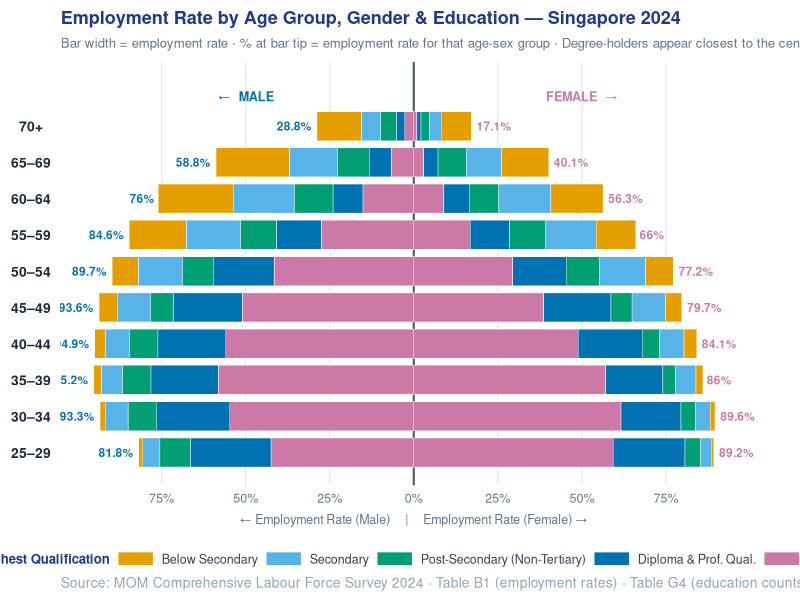
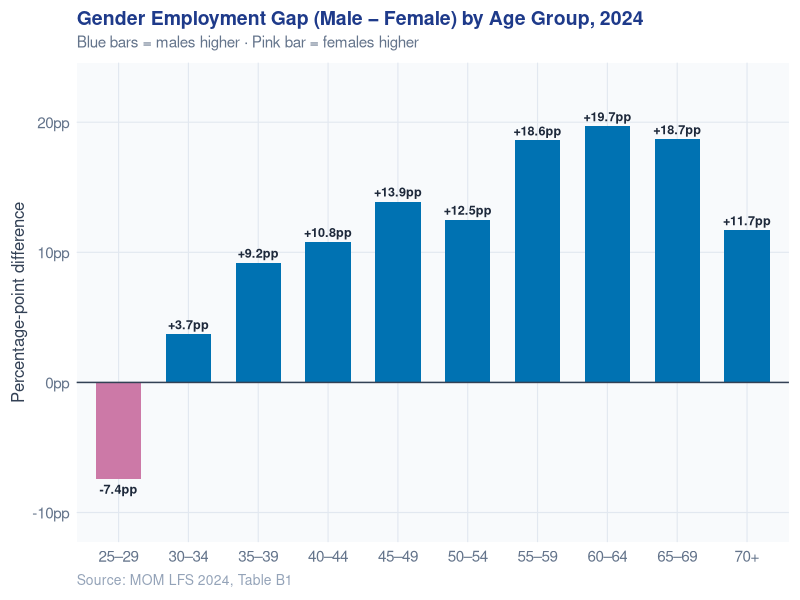
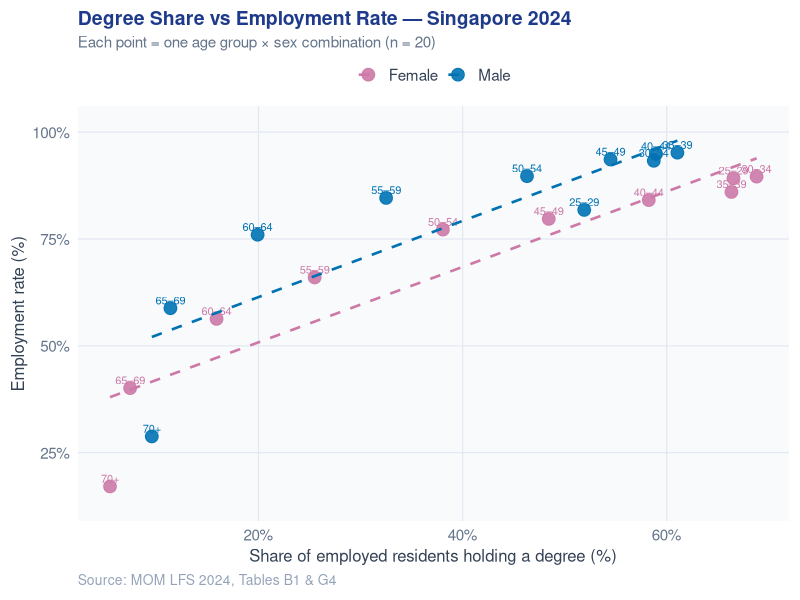

R code for these plots, in order:
## ---- chunk 1
#| label: setup
#| include: false

library(readxl)
library(dplyr)
library(tidyr)
library(ggplot2)
library(scales)
library(knitr)
library(kableExtra)

# ── Load raw data ──────────────────────────────────────────────────────────────
b1_raw <- read_excel(
  "data/LFR2024_SectionB_EmploymentRate.xlsx",
  sheet = "B1", skip = 6, col_names = FALSE
)
g4_raw <- read_excel(
  "data/LFR2024_SectionG_MedianAge_DemographicProfile.xlsx",
  sheet = "G4", skip = 6, col_names = FALSE
)

# ── Parse B1: Employment Rates ─────────────────────────────────────────────────
target_ages <- c("25 - 29","30 - 34","35 - 39","40 - 44",
                 "45 - 49","50 - 54","55 - 59","60 - 64","65 - 69","70 & Over")

parse_b1 <- function(raw) {
  colnames(raw) <- c("sex", "age", as.character(2014:2024))
  raw <- raw |> filter(!is.na(age))
  current_sex <- NA
  rows <- list()
  for (i in seq_len(nrow(raw))) {
    r <- raw[i, ]
    if (!is.na(r$sex) && r$sex %in% c("Total","Male","Female"))
      current_sex <- r$sex
    if (!is.na(r$age) && trimws(r$age) %in% target_ages) {
      rows[[length(rows) + 1]] <- data.frame(
        sex           = current_sex,
        age_group     = trimws(r$age),
        emp_rate_2024 = as.numeric(r[["2024"]]),
        stringsAsFactors = FALSE
      )
    }
  }
  bind_rows(rows)
}

age_recode <- c(
  "25 - 29" = "25–29", "30 - 34" = "30–34", "35 - 39" = "35–39",
  "40 - 44" = "40–44", "45 - 49" = "45–49", "50 - 54" = "50–54",
  "55 - 59" = "55–59", "60 - 64" = "60–64", "65 - 69" = "65–69",
  "70 & Over" = "70+"
)

emp_df <- parse_b1(b1_raw) |>
  filter(sex %in% c("Male","Female")) |>
  mutate(age_group = recode(age_group, !!!age_recode))

# ── Parse G4: Education Counts ─────────────────────────────────────────────────
parse_g4 <- function(raw) {
  colnames(raw) <- c("sex","age","total","below_sec","secondary",
                     "post_sec","diploma","degree")
  current_sex <- NA
  rows <- list()
  for (i in seq_len(nrow(raw))) {
    r <- raw[i, ]
    if (!is.na(r$sex) && r$sex %in% c("Total","Male","Female"))
      current_sex <- r$sex
    if (!is.na(r$age) && trimws(r$age) %in% target_ages) {
      rows[[length(rows) + 1]] <- data.frame(
        sex       = current_sex,
        age_group = trimws(r$age),
        below_sec = suppressWarnings(as.numeric(r$below_sec)),
        secondary = suppressWarnings(as.numeric(r$secondary)),
        post_sec  = suppressWarnings(as.numeric(r$post_sec)),
        diploma   = suppressWarnings(as.numeric(r$diploma)),
        degree    = suppressWarnings(as.numeric(r$degree)),
        stringsAsFactors = FALSE
      )
    }
  }
  bind_rows(rows)
}

edu_df <- parse_g4(g4_raw) |>
  filter(sex %in% c("Male","Female")) |>
  mutate(age_group = recode(age_group, !!!age_recode)) |>
  replace_na(list(below_sec=0, secondary=0, post_sec=0, diploma=0, degree=0))

# ── Build employment_data ──────────────────────────────────────────────────────
age_levels <- c("25–29","30–34","35–39","40–44","45–49",
                "50–54","55–59","60–64","65–69","70+")

edu_long <- edu_df |>
  mutate(edu_total = below_sec + secondary + post_sec + diploma + degree) |>
  mutate(
    `Below Secondary`               = below_sec / edu_total * 100,
    `Secondary`                     = secondary  / edu_total * 100,
    `Post-Secondary (Non-Tertiary)` = post_sec   / edu_total * 100,
    `Diploma & Prof. Qual.`         = diploma    / edu_total * 100,
    `Degree`                        = degree     / edu_total * 100
  ) |>
  select(sex, age_group, `Below Secondary`, Secondary,
         `Post-Secondary (Non-Tertiary)`, `Diploma & Prof. Qual.`, Degree)

employment_data <- emp_df |>
  left_join(edu_long, by = c("sex","age_group")) |>
  mutate(age_group = factor(age_group, levels = age_levels))

# ── Wong (2011) colour-blind safe palette ──────────────────────────────────────
wong <- c(
  "Below Secondary"               = "#E69F00",
  "Secondary"                     = "#56B4E9",
  "Post-Secondary (Non-Tertiary)" = "#009E73",
  "Diploma & Prof. Qual."         = "#0072B2",
  "Degree"                        = "#CC79A7"
)

# ── Shared ggplot light theme ──────────────────────────────────────────────────
light_theme <- function(base = 12) {
  theme_minimal(base_size = base) +
    theme(
      plot.background   = element_rect(fill = "white", colour = NA),
      panel.background  = element_rect(fill = "#f8fafc", colour = NA),
      legend.background = element_rect(fill = "white", colour = NA),
      legend.key        = element_rect(fill = "white", colour = NA),
      text              = element_text(colour = "#1e293b", family = "sans"),
      axis.text         = element_text(colour = "#64748b", size = base - 1),
      axis.title        = element_text(colour = "#334155", size = base),
      panel.grid.major  = element_line(colour = "#e2e8f0", linewidth = 0.4),
      panel.grid.minor  = element_blank(),
      legend.text       = element_text(size = base - 1, colour = "#334155"),
      plot.title        = element_text(colour = "#1e3a8a", size = base + 2,
                                       face = "bold", margin = margin(b = 4)),
      plot.subtitle     = element_text(colour = "#64748b", size = base - 1,
                                       margin = margin(b = 8)),
      plot.caption      = element_text(colour = "#94a3b8", size = base - 2,
                                       hjust = 0),
      plot.margin       = margin(8, 8, 8, 8)
    )
}
## ---- chunk 2
#| echo: false
tibble::tribble(
  ~Table, ~`Full name`, ~Unit, ~`What we use it for`,
  "B1",
  "Resident Employment Rate by Age and Sex, 2014–2024",
  "Per cent (%)",
  "Employment rate for each age band × sex — becomes the bar width in the butterfly chart",
  "G4",
  "Employed Residents by Highest Qualification Attained, Age and Sex, 2024",
  "Thousands",
  "Count of employed residents by education level, age, and sex — converted to % shares for the butterfly bar fill"
) |>
  knitr::kable(format = "html") |>
  kableExtra::kable_styling(font_size = 15, full_width = TRUE,
    bootstrap_options = c("striped","hover"))
## ---- chunk 3
#| echo: false
employment_data |>
  head(10) |>
  mutate(across(where(is.numeric), \(x) round(x, 1))) |>
  knitr::kable(
    format = "html",
    col.names = c("Sex","Age group","Emp. rate (%)","Below Sec. (%)","Secondary (%)",
                  "Post-Sec. (%)","Diploma (%)","Degree (%)")
  ) |>
  kableExtra::kable_styling(font_size = 16, full_width = TRUE,
    bootstrap_options = c("striped","hover")) |>
  kableExtra::scroll_box(width = "100%", height = "428px")
## ---- chunk 4
#| label: butterfly-static
#| echo: false
#| fig-width: 9.5
#| fig-height: 6.4
#| fig-align: center

edu_inner_first <- c(
  "Degree",
  "Diploma & Prof. Qual.",
  "Post-Secondary (Non-Tertiary)",
  "Secondary",
  "Below Secondary"
)

butterfly_df <- employment_data |>
  pivot_longer(
    cols      = c(`Below Secondary`, Secondary,
                  `Post-Secondary (Non-Tertiary)`, `Diploma & Prof. Qual.`, Degree),
    names_to  = "education",
    values_to = "edu_share"
  ) |>
  mutate(
    education = factor(education, levels = edu_inner_first),
    seg_width = emp_rate_2024 * edu_share / 100,
    seg_width = if_else(sex == "Male", -seg_width, seg_width),
    age_num   = as.numeric(age_group)
  ) |>
  arrange(sex, age_group, education) |>
  group_by(sex, age_group) |>
  mutate(
    x_end   = cumsum(seg_width),
    x_start = x_end - seg_width
  ) |>
  ungroup()

emp_labels <- employment_data |>
  mutate(
    age_num  = as.numeric(age_group),
    x_pos    = if_else(sex == "Male", -emp_rate_2024, emp_rate_2024),
    hjust    = if_else(sex == "Male", 1.15, -0.15),
    label    = paste0(emp_rate_2024, "%"),
    lbl_col  = if_else(sex == "Male", "#0072B2", "#CC79A7")
  )

ref_lines <- c(-75, -50, -25, 25, 50, 75)

ggplot() +
  geom_vline(xintercept = ref_lines, colour = "#e2e8f0",
             linewidth = 0.4, linetype = "solid") +
  geom_vline(xintercept = 0, colour = "#475569", linewidth = 0.7) +
  geom_rect(
    data = butterfly_df,
    aes(xmin = x_start, xmax = x_end,
        ymin = age_num - 0.40, ymax = age_num + 0.40,
        fill = education),
    colour = "white", linewidth = 0.15
  ) +
  geom_text(
    data  = emp_labels,
    aes(x = x_pos, y = age_num, label = label, hjust = hjust, colour = sex),
    size = 3, fontface = "bold", family = "sans", show.legend = FALSE
  ) +
  scale_colour_manual(values = c(Male = "#0072B2", Female = "#CC79A7")) +
  # Male label — blue
  annotate("text", x = -50, y = 10.82, label = "\u2190  MALE",
           hjust = 0.5, colour = "#0072B2", size = 3.2,
           fontface = "bold") +
  # Female label — pink
  annotate("text", x = 50, y = 10.82, label = "FEMALE  \u2192",
           hjust = 0.5, colour = "#CC79A7", size = 3.2,
           fontface = "bold") +
  scale_fill_manual(
    values = wong,
    breaks = rev(edu_inner_first),
    guide  = guide_legend(
      nrow        = 1,
      reverse     = FALSE,
      keywidth    = unit(0.9, "cm"),
      keyheight   = unit(0.35, "cm"),
      label.theme = element_text(size = 9, colour = "#334155"),
      title.theme = element_text(size = 9.5, colour = "#1e3a8a", face = "bold")
    )
  ) +
  scale_x_continuous(
    breaks = c(-75, -50, -25, 0, 25, 50, 75),
    labels = function(x) paste0(abs(x), "%"),
    limits = c(-105, 105),
    expand = expansion(add = 0)
  ) +
  scale_y_continuous(
    breaks = 1:10,
    labels = levels(employment_data$age_group),
    expand = expansion(add = c(0.5, 0.95))
  ) +
  labs(
    title    = "Employment Rate by Age Group, Gender & Education — Singapore 2024",
    subtitle = "Bar width = employment rate · % at bar tip = employment rate for that age-sex group · Degree-holders appear closest to the centre spine",
    x        = "← Employment Rate (Male)     |     Employment Rate (Female) →",
    y        = NULL,
    fill     = "Highest Qualification",
    caption  = "Source: MOM Comprehensive Labour Force Survey 2024 · Table B1 (employment rates) · Table G4 (education counts by age and sex)"
  ) +
  light_theme(12) +
  theme(
    legend.position   = "bottom",
    legend.direction  = "horizontal",
    legend.margin     = margin(t = 6, b = 2),
    panel.background  = element_rect(fill = "white", colour = NA),
    panel.grid.major  = element_blank(),
    axis.text.y  = element_text(colour = "#1e293b", size = 10, face = "bold",
                                hjust = 0.5, margin = margin(r = 4)),
    axis.text.x  = element_text(colour = "#64748b", size = 9),
    axis.title.x = element_text(colour = "#64748b", size = 9, margin = margin(t = 6)),
    plot.title   = element_text(size = 13, face = "bold", colour = "#1e3a8a"),
    plot.subtitle = element_text(size = 9.5, colour = "#64748b", margin = margin(t=3, b=8)),
    plot.margin  = margin(8, 24, 6, 8)
  )
## ---- chunk 5
#| echo: false
#| fig-width: 8.5
#| fig-height: 5.4

gap_df <- employment_data |>
  select(sex, age_group, emp_rate_2024) |>
  pivot_wider(names_from = sex, values_from = emp_rate_2024) |>
  mutate(gap = Male - Female)

ggplot(gap_df, aes(x = age_group, y = gap, fill = gap > 0)) +
  geom_col(show.legend = FALSE, width = 0.65) +
  geom_hline(yintercept = 0, colour = "#334155", linewidth = 0.5) +
  geom_text(
    aes(label = paste0(ifelse(gap > 0, "+", ""), round(gap, 1), "pp"),
        vjust = ifelse(gap >= 0, -0.5, 1.5)),
    colour = "#1e293b", size = 3.2, fontface = "bold"
  ) +
  scale_fill_manual(values = c("TRUE" = "#0072B2", "FALSE" = "#CC79A7")) +
  scale_y_continuous(
    labels = \(x) paste0(x, "pp"),
    expand = expansion(mult = .18)
  ) +
  labs(
    title    = "Gender Employment Gap (Male − Female) by Age Group, 2024",
    subtitle = "Blue bars = males higher · Pink bar = females higher",
    x = NULL, y = "Percentage-point difference",
    caption  = "Source: MOM LFS 2024, Table B1"
  ) +
  light_theme(12)
## ---- chunk 6
#| echo: false
#| fig-width: 8.5
#| fig-height: 5.4

employment_data |>
  ggplot(aes(x = Degree, y = emp_rate_2024, colour = sex, label = age_group)) +
  geom_point(size = 4, alpha = 0.9) +
  geom_text(nudge_y = 1.8, size = 2.8, show.legend = FALSE) +
  geom_smooth(method = "lm", se = FALSE, linewidth = 0.9, linetype = "dashed") +
  scale_colour_manual(values = c(Female = "#CC79A7", Male = "#0072B2")) +
  scale_x_continuous(labels = label_number(suffix = "%")) +
  scale_y_continuous(labels = label_number(suffix = "%"),
                     expand = expansion(mult = .1)) +
  labs(
    title    = "Degree Share vs Employment Rate — Singapore 2024",
    subtitle = "Each point = one age group × sex combination (n = 20)",
    x        = "Share of employed residents holding a degree (%)",
    y        = "Employment rate (%)",
    colour   = NULL,
    caption  = "Source: MOM LFS 2024, Tables B1 & G4"
  ) +
  light_theme(12) +
  theme(
    legend.position = "top",
    legend.margin   = margin(0, 0, 2, 0)
  )
